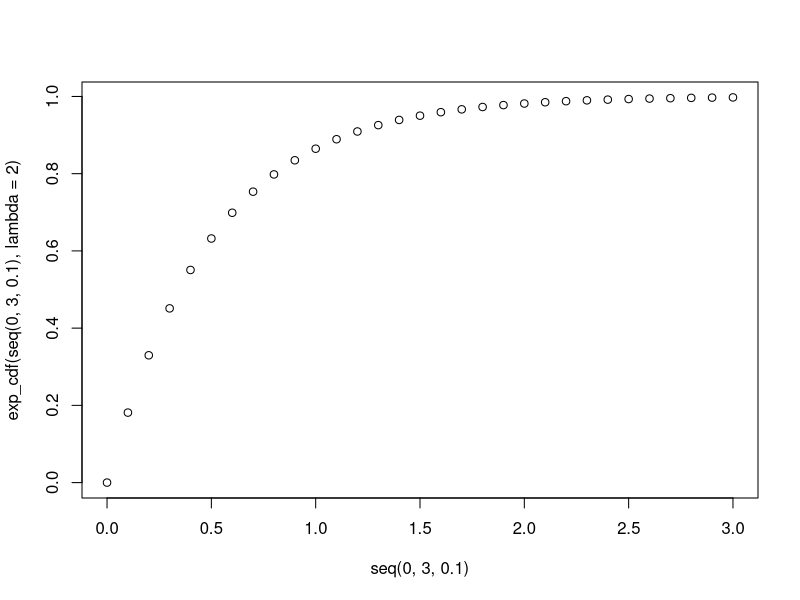
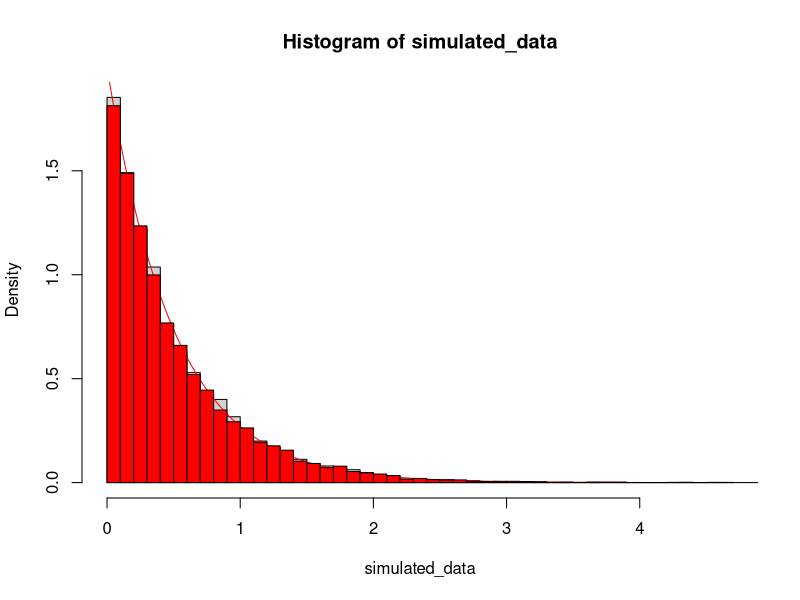

The R script that drew these images, in order:
# reinvent exponential cdf
exp_cdf <- function(x, lambda){
  1 - exp(-lambda * x)
}

# double check to make sure our reinvention is correct
exp_cdf(x=2, lambda=2)
pexp(q=2, rate=2)

# this is what the exponential cdf looks like
plot(seq(0,3,.1), exp_cdf(seq(0,3,.1), lambda=2))

# transform exponential cdf to make more numerically stable
exp_l_cdf <- function(x, lambda){
  log1p( - exp(-lambda * x))
}

# now integrate the density numerically
exp_l_cdf2 <- function(x1, lambda1) {
  
  # return the log cdf
  log(integrate(dexp, rate = lambda1, lower = 0, upper = x1)$value)
}

# now make function to simulate draws from exponential distribution
simtime <- function(par, method = "analytic"){
  # sample between 0 and 1
  usamp <- runif(n=1, 0, 1)
  
  # objective function
  if(method == "analytic") {
    x_obj_fun <- function(x, u=usamp, lambda=par){
      exp_l_cdf(x, lambda) - log(u)
    }
  } else {
    x_obj_fun <- function(x, u=usamp, lambda=par){
      exp_l_cdf2(x, lambda) - log(u)
    }
  }
  
  # SOLVE!
  uniroot(f=x_obj_fun, interval=c(0,10))$root
}


# sanity check
simulated_data <- replicate(10000, simtime(par=2, method = "numeric"))

hist(simulated_data, freq = FALSE, breaks=50)

lines(seq(0,4,0.01), dexp(seq(0,4,0.01), rate = 2), col="red")


# another sanity check
simulated_correct_data <- rexp(10000, rate=2)
hist(simulated_correct_data, freq = FALSE, breaks=seq(0,10,0.1), col="red", add=TRUE)



